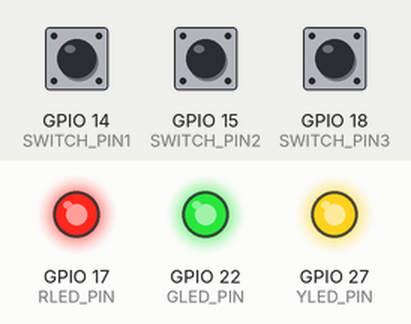
This program was run on a simulated Raspberry Pi (BCM pin numbers). On the bench: output pins drawn as LEDs (lit = HIGH). The inputs (shaded band) are chosen by the test bench; at power-on: GPIO 14 (SWITCH_PIN1) HIGH, GPIO 15 (SWITCH_PIN2) HIGH, GPIO 18 (SWITCH_PIN3) HIGH. What the program prints to the terminal is not drawn.

Above: at 1.2 s.
1.3 s: GPIO 14 (SWITCH_PIN1) pulled LOW for 0.15 s
At 1.37 s:
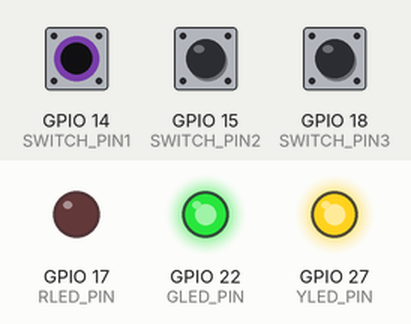
2.9 s: GPIO 15 (SWITCH_PIN2) pulled LOW for 0.15 s
At 2.97 s:
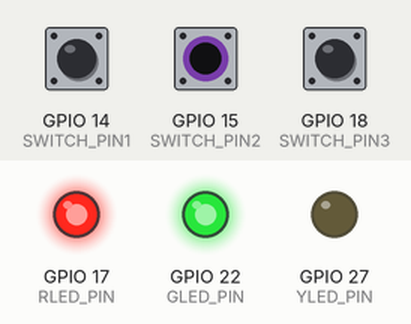
4.5 s: GPIO 18 (SWITCH_PIN3) pulled LOW for 0.15 s
At 4.57 s:
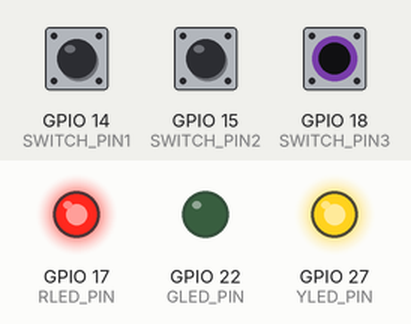
6.1 s: GPIO 14 (SWITCH_PIN1) pulled LOW for 3.2 s
At 7.5 s:
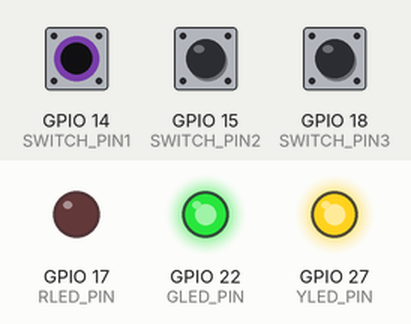
10.8 s: GPIO 14 (SWITCH_PIN1) driven LOW and GPIO 15 (SWITCH_PIN2) driven LOW
At 11.4 s:
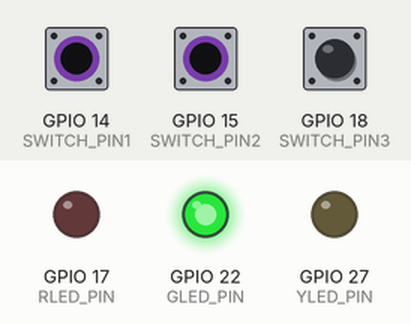
Timing chart, 0 to 13.3 s (numbered marks = the images above; inputs shaded):
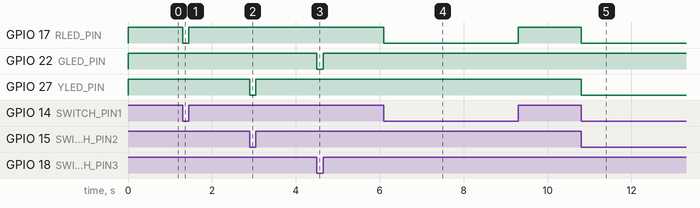

The program:

switch_ledcopy.py
```python
import RPi.GPIO as GPIO

RLED_PIN = 17
YLED_PIN = 27
GLED_PIN = 22


SWITCH_PIN1 = 14
SWITCH_PIN2 = 15
SWITCH_PIN3 = 18

GPIO.setmode(GPIO.BCM)
GPIO.setup(RLED_PIN, GPIO.OUT)
GPIO.setup(SWITCH_PIN1, GPIO.IN, pull_up_down=GPIO.PUD_UP)
GPIO.setup(YLED_PIN, GPIO.OUT)
GPIO.setup(SWITCH_PIN2, GPIO.IN, pull_up_down=GPIO.PUD_UP)
GPIO.setup(GLED_PIN, GPIO.OUT)
GPIO.setup(SWITCH_PIN3, GPIO.IN, pull_up_down=GPIO.PUD_UP)

try:
    while True:
        val = GPIO.input(SWITCH_PIN1) #누르지 않으면 0, 누르면 1
        print(val)
        GPIO.output(RLED_PIN,val) #GPIO.HIGH=1  GPIO.LOW=2
        val = GPIO.input(SWITCH_PIN2) #누르지 않으면 0, 누르면 1
        print(val)
        GPIO.output(YLED_PIN,val) #GPIO.HIGH=1  GPIO.LOW=2
        val = GPIO.input(SWITCH_PIN3) #누르지 않으면 0, 누르면 1
        print(val)
        GPIO.output(GLED_PIN,val) #GPIO.HIGH=1  GPIO.LOW=2

finally:
    GPIO.cleanup()
    print('cleanup and exit')
```

Measured:
- after the input at 1.3 s, GPIO 17 (RLED_PIN): HIGH → LOW at once, → HIGH 0.15 s later
- after the input at 2.9 s, GPIO 27 (YLED_PIN): HIGH → LOW at once, → HIGH 0.15 s later
- after the input at 4.5 s, GPIO 22 (GLED_PIN): HIGH → LOW at once, → HIGH 0.15 s later
- after the input at 6.1 s, GPIO 17 (RLED_PIN): HIGH → LOW at once, → HIGH 3.2 s later
- after the input at 10.8 s, GPIO 17 (RLED_PIN), GPIO 27 (YLED_PIN): HIGH → LOW at once
